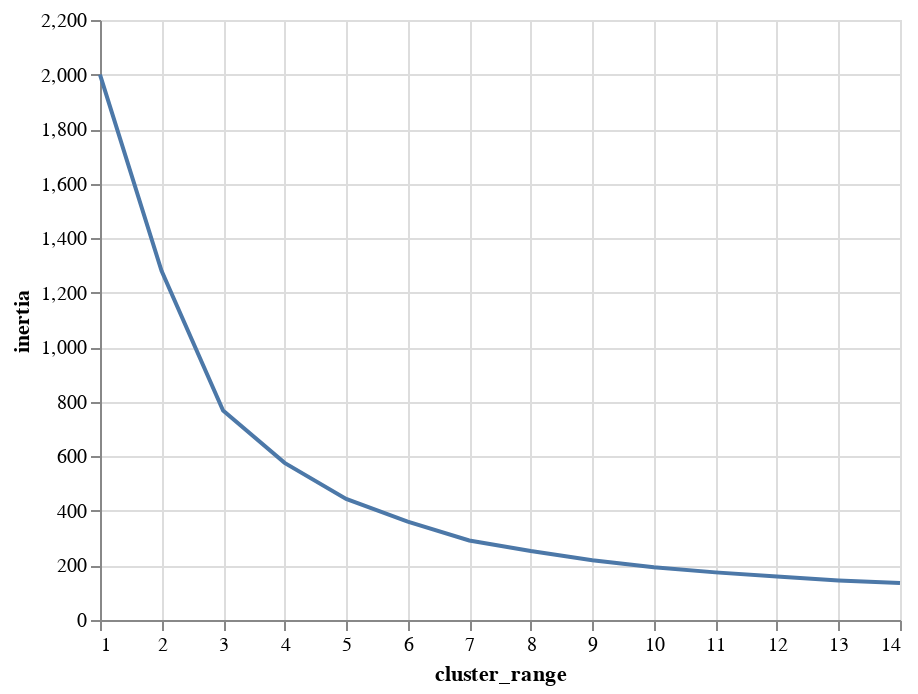

Notebook cell for this chart:
### Code cell
alt.Chart(clusters).mark_line()\
   .encode(alt.X('cluster_range'), alt.Y('inertia'))

### Figure 1 — Vega-Lite specification as saved in the notebook (floating-point values rounded to 4 significant figures)
{"config": {"view": {"continuousWidth": 400, "continuousHeight": 300}}, "data": {"name": "data-9aefa4fe2bdaba66718b039aa08d310c"}, "mark": "line", "encoding": {"x": {"field": "cluster_range", "type": "quantitative"}, "y": {"field": "inertia", "type": "quantitative"}}, "$schema": "https://vega.github.io/schema/vega-lite/v4.17.0.json", "datasets": {"data-9aefa4fe2bdaba66718b039aa08d310c": [{"cluster_range": 1, "inertia": 2000.0}, {"cluster_range": 2, "inertia": 1281.0}, {"cluster_range": 3, "inertia": 767.6}, {"cluster_range": 4, "inertia": 576.1}, {"cluster_range": 5, "inertia": 443.9}, {"cluster_range": 6, "inertia": 360.9}, {"cluster_range": 7, "inertia": 291.4}, {"cluster_range": 8, "inertia": 252.7}, {"cluster_range": 9, "inertia": 219.5}, {"cluster_range": 10, "inertia": 193.7}, {"cluster_range": 11, "inertia": 174.6}, {"cluster_range": 12, "inertia": 159.2}, {"cluster_range": 13, "inertia": 144.9}, {"cluster_range": 14, "inertia": 135.4}]}}
